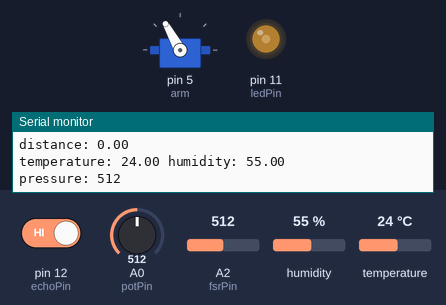
The sketch below on a simulated Arduino Uno, built with avr-gcc and run on an emulated ATmega328P. On the bench: servo, output pins drawn as LEDs (lit = HIGH), the last lines printed to the serial monitor. Dashed ring = blinking. The inputs (shaded band) are chosen by the test bench; at power-on: humidity 55 %, A0 (potPin) = 512, A2 (fsrPin) = 512, pin 12 (echoPin) HIGH, temperature 24 °C. Pins used as bus, display or sensor lines are not drawn.

Above: at 3.7 s.
3.8 s: humidity set to 69 %
At 4.6 s:
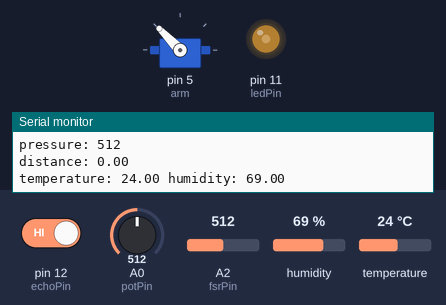
7.6 s: humidity set to 72 %
At 10.16 s:
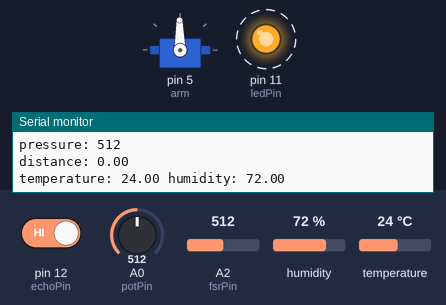
At 10.7 s:
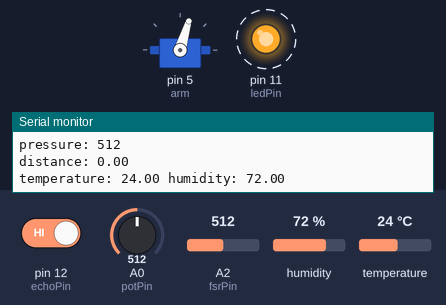
12.2 s: A0 (potPin) set to 306
At 14.6 s:
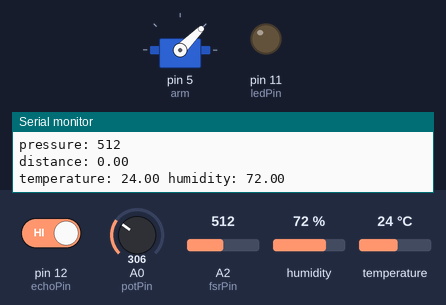
17.7 s: A2 (fsrPin) set to 125
25.6 s: A0 (potPin) set to 992
30.0 s: A2 (fsrPin) set to 145
Timing chart, 0 to 38.9 s (numbered marks = the images above; inputs shaded):
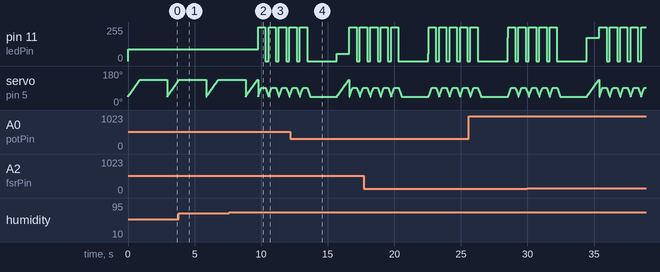

The sketch:

submit.ino
```cpp
#include <Servo.h>
#include <DHT11.h>

// eye control using potentiometer

int potPin = A0;
int ledPin = 11;
int brightness = 0;

// for handshaking
Servo arm;
int fsrPin = A2;
int pos = 45;
int pressure = 0;

// for ultrasonic sensor
int echoPin = 12;
int trigPin = 13;

// for DHT11 sensor
int dhtPin = 4;
DHT11 dht11(dhtPin);

void setup() {
  // put your setup code here, to run once:
  Serial.begin(9600);
  pinMode(ledPin, OUTPUT);
  pinMode(trigPin, OUTPUT);
  pinMode(echoPin, INPUT);

  arm.attach(5);
  arm.write(45);
}

void loop() {
  // eyes

  brightness = analogRead(potPin);
  brightness = map(brightness, 0, 1023, 0, 180);
  analogWrite(ledPin, brightness);

  //handshake
  pressure = analogRead(fsrPin);
  Serial.print("pressure: ");
  Serial.println(pressure);
  if (pressure >= 128) {
    for(pos=45;pos<135;pos+=1) {
      arm.write(pos);
      delay(10);
    }
  }

  if (pressure <= 64) {
    while(pos >= 45) {
      pos-=1;
      arm.write(pos);
      delay(10);
    }
  }


  //ultrasonic sensor
  float duration;
  float distance = 0;
  digitalWrite(trigPin, HIGH);
  delay(10);
  digitalWrite(trigPin, LOW);

  if(digitalRead(echoPin)==LOW) {
//    distance = (float)pulseIn(echoPin, HIGH)/29/2;
    duration = pulseIn(echoPin, HIGH);
    distance = ((float)(340*duration) / 10000) / 2;
  }
  else {
    pinMode(echoPin, OUTPUT);
    digitalWrite(echoPin, LOW);
    pinMode(echoPin, INPUT);
  }
   Serial.print("distance: ");
    Serial.print(distance);
    Serial.println();
  if (distance < 30) {
    // sensing temperature and humidity using DHT11 sensor.
 int err;
 float temperature, humidity;
 if ((err=dht11.read(humidity, temperature))==0) {
    Serial.print("temperature: ");
    Serial.print(temperature);
    Serial.print(" humidity: ");
    Serial.print(humidity);
    Serial.println();
  } else {
    Serial.println();
    Serial.print("Error No : ");
    Serial.print(err);
    Serial.println();
  }

    if (temperature > 27.00 || humidity > 70.00) {
      arm.write(45);
      for(int i=0;i<5;i+=1) {
        digitalWrite(ledPin, HIGH);
        for(pos=45;pos<92;pos +=2) {
          arm.write(pos);
          delay(10);
       }
      delay(300);
      digitalWrite(ledPin, LOW);
      for(pos=91;pos>=45;pos-=2) {
        arm.write(pos);
        delay(10);
       }

    }
  }
  delay(1000);
  }

delay(1000);
}
```

Measured:
- the behaviour switches between 70 and 71 % on humidity (found by bisection; images 1 and 2)
- after the input at 7.6 s, pin 11 (ledPin): alternates 255/255 for 0.54 s and 0/255 for 0.24 s, starting after 2.2 s
